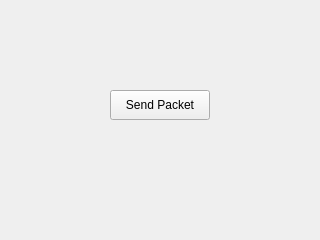
<?xml version="1.0" encoding="UTF-8"?>
<ui version="4.0">
 <class>MainWindow</class>
 <widget class="QMainWindow" name="MainWindow">
  <property name="geometry">
   <rect>
    <x>0</x>
    <y>0</y>
    <width>320</width>
    <height>240</height>
   </rect>
  </property>
  <property name="windowTitle">
   <string>UDP Sender</string>
  </property>
  <widget class="QWidget" name="centralwidget">
   <widget class="QPushButton" name="pushButton">
    <property name="geometry">
     <rect>
      <x>110</x>
      <y>90</y>
      <width>100</width>
      <height>30</height>
     </rect>
    </property>
    <property name="text">
     <string>Send Packet</string>
    </property>
   </widget>
  </widget>
 </widget>
 <resources/>
 <connections/>
</ui>
